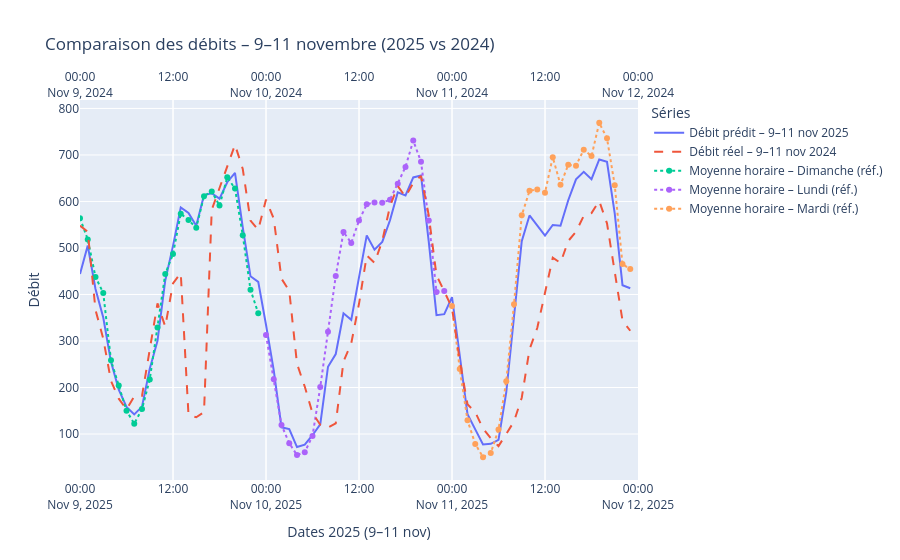

Write notebook code for a chart like this one.
### Code cell
import pandas as pd
import plotly.graph_objects as go

df_a_pred = df_a_pred.copy()
df_final  = df_final.copy()
df_a_pred['datetime'] = pd.to_datetime(df_a_pred['datetime'])
df_final['datetime']  = pd.to_datetime(df_final['datetime'])

deb_2025, fin_2025 = pd.Timestamp('2025-11-09'), pd.Timestamp('2025-11-12')
deb_2024, fin_2024 = pd.Timestamp('2024-11-09'), pd.Timestamp('2024-11-12')

mask_2025 = (df_a_pred['datetime'] >= deb_2025) & (df_a_pred['datetime'] < fin_2025)
mask_2024 = (df_final['datetime']  >= deb_2024) & (df_final['datetime']  < fin_2024)

df_2025 = df_a_pred.loc[mask_2025]
df_2024 = df_final.loc[mask_2024]

y_2025 = y_a_pred[df_2025.index]          
y_2024 = df_2024['Débit horaire']

fig = go.Figure()

fig.add_trace(go.Scatter(
    x=df_2025['datetime'],
    y=y_2025,
    mode='lines',
    name='Débit prédit – 9–11 nov 2025',
    xaxis='x1'
))

fig.add_trace(go.Scatter(
    x=df_2024['datetime'],
    y=y_2024,
    mode='lines',
    name='Débit réel – 9–11 nov 2024',
    line=dict(dash='dash'),
    xaxis='x2'
))

fig.update_layout(
    title='Comparaison des débits – 9–11 novembre (2025 vs 2024)',
    yaxis=dict(title='Débit'),

    xaxis=dict(
        title='Dates 2025 (9–11 nov)',
        range=[deb_2025, fin_2025],
        domain=[0, 1],
        anchor='y',
        rangeslider=dict(visible=False)
    ),

    xaxis2=dict(
        range=[deb_2024, fin_2024],
        overlaying='x',
        side='top',
        rangeslider=dict(visible=False)
    ),

    legend_title='Séries'
)

ref_frames = []

tmp_hist = df_final[['datetime', 'Débit horaire']].copy()
tmp_hist.rename(columns={'Débit horaire': 'value'}, inplace=True)
ref_frames.append(tmp_hist)

tmp_pred = df_a_pred[['datetime']].copy()
tmp_pred['value'] = pd.Series(y_a_pred, index=df_a_pred.index).values
ref_frames.append(tmp_pred)

ref_df = pd.concat(ref_frames, ignore_index=True)
ref_df['datetime'] = pd.to_datetime(ref_df['datetime'])
ref_df['weekday']  = ref_df['datetime'].dt.weekday    
ref_df['hour']     = ref_df['datetime'].dt.hour

hourly_means = (
    ref_df
    .groupby(['weekday','hour'])['value']
    .mean()
    .unstack('hour')            
)

def tracer_profil_sur_date(fig, date_cible, weekday_for_profile, name, xaxis):
    """
    Projette le profil moyen 'weekday_for_profile' sur la journée 'date_cible' (24 points : 00h..23h)
    et l'ajoute sur l'axe X spécifié (x1 ou x2).
    """
    heures = range(24)
    x_vals = [pd.Timestamp(date_cible).replace(hour=h, minute=0, second=0, microsecond=0) for h in heures]
    y_vals = hourly_means.loc[weekday_for_profile, list(heures)].values

    fig.add_trace(go.Scatter(
        x=x_vals,
        y=y_vals,
        mode='lines+markers',
        name=name,
        xaxis=xaxis,
        line=dict(dash='dot'),
        hovertemplate="%{x|%d/%m %Hh} – Moyenne: %{y:.2f}<extra></extra>"
    ))

tracer_profil_sur_date(fig, pd.Timestamp("2025-11-09"), 6, "Moyenne horaire – Dimanche (réf.)", xaxis='x1')

tracer_profil_sur_date(fig, pd.Timestamp("2025-11-10"), 0, "Moyenne horaire – Lundi (réf.)", xaxis='x1')

tracer_profil_sur_date(fig, pd.Timestamp("2025-11-11"), 1, "Moyenne horaire – Mardi (réf.)", xaxis='x1')

fig.show()
